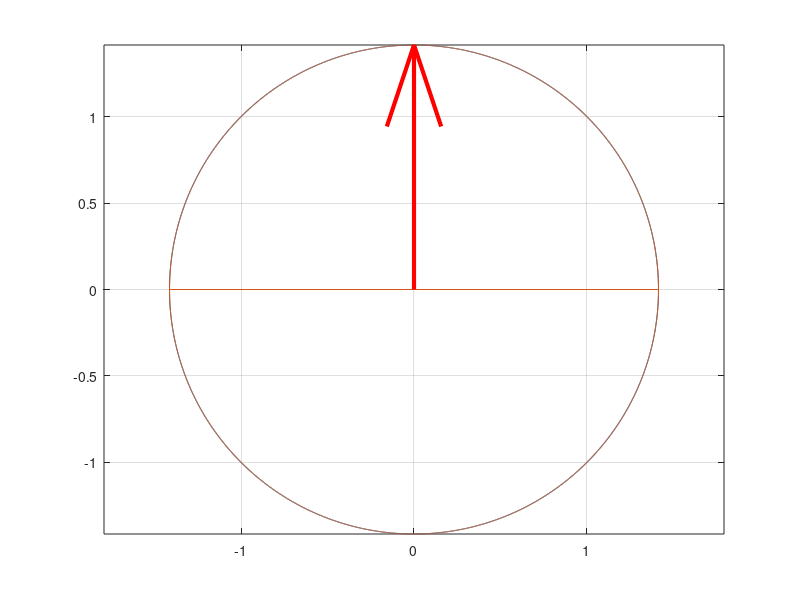

This chart was generated by the following MATLAB code: (Note: this script raises an error after producing the figure.)
A = [4 0;
   3 -5;];
[U, S, V] = svd(A);
SignChanger = [1 0; 0 -1;];
U = U * SignChanger;
V = V * SignChanger;
HASIL = V'*[1; 1;];
% HASIL = S*HASIL;
% HASIL = U*HASIL
JariKuadrat = HASIL(1,1)*HASIL(1,1) + HASIL(2,1) * HASIL(2,1);
Jari2 = sqrt(JariKuadrat);
x = -Jari2 : 0.001 : Jari2;
x = [x Jari2];
[mx, nx] = size(x);
y1 = zeros(1, nx);
y2 = zeros(1, nx);
for i = 1:nx
    y1(1, i) = sqrt(JariKuadrat - x(1, i)*x(1,i));
    y2(1, i) = -y1(1, i);
end
x = [x x];
y = [y1 y2];
plot(x, y, x, y)
hold on
quiver(0, 0, HASIL(1,1), HASIL(2,1), 'linewidth', 3, 'color', 'r', 'AutoScale','off')
grid on
axis equal
xline(0)
yline(0)
HASIL